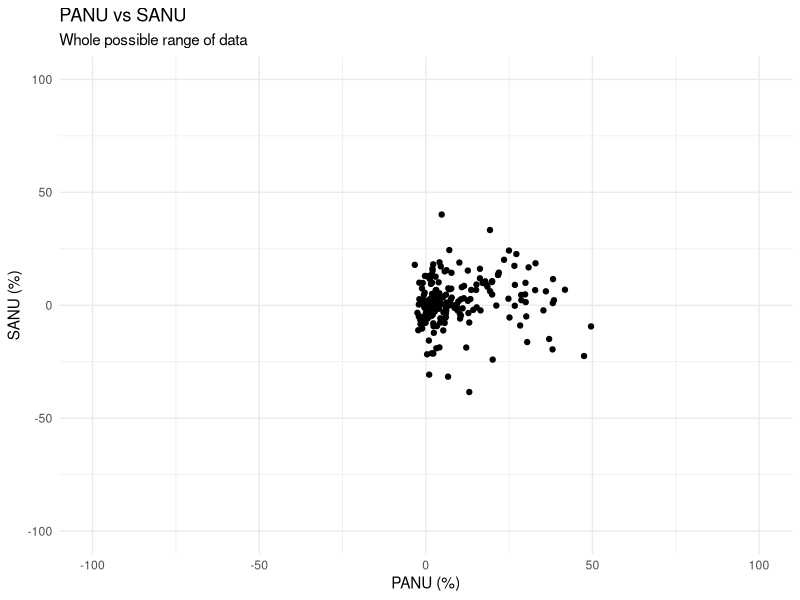
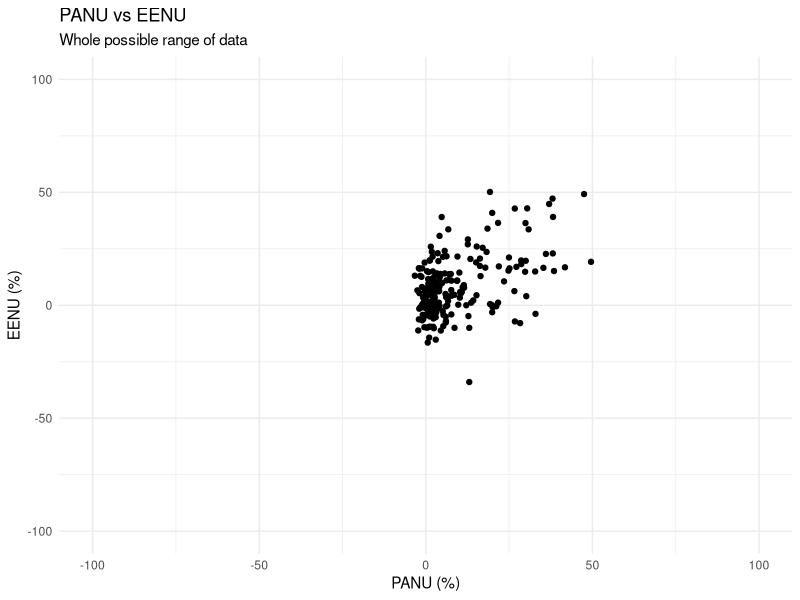
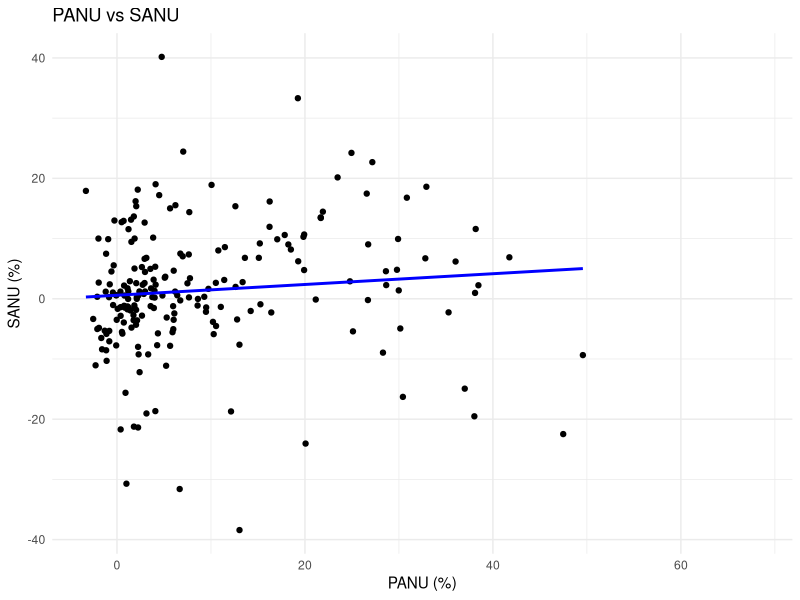
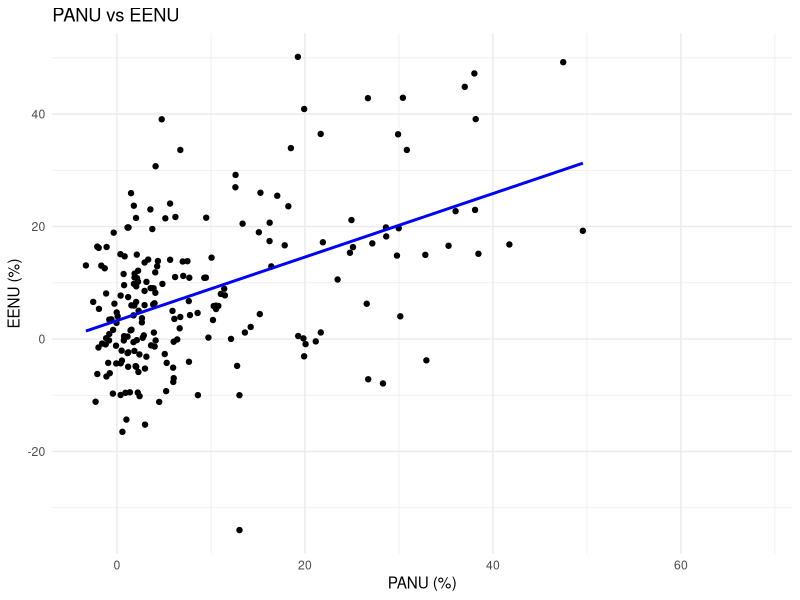
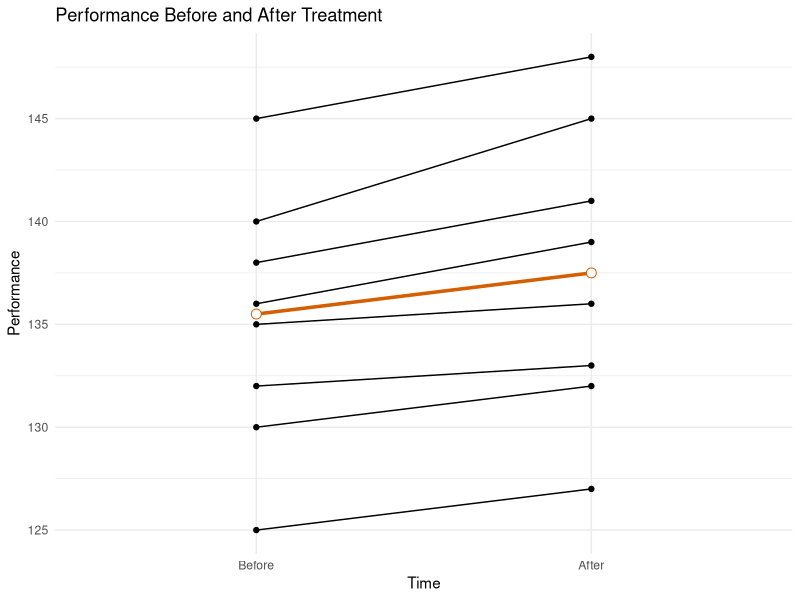
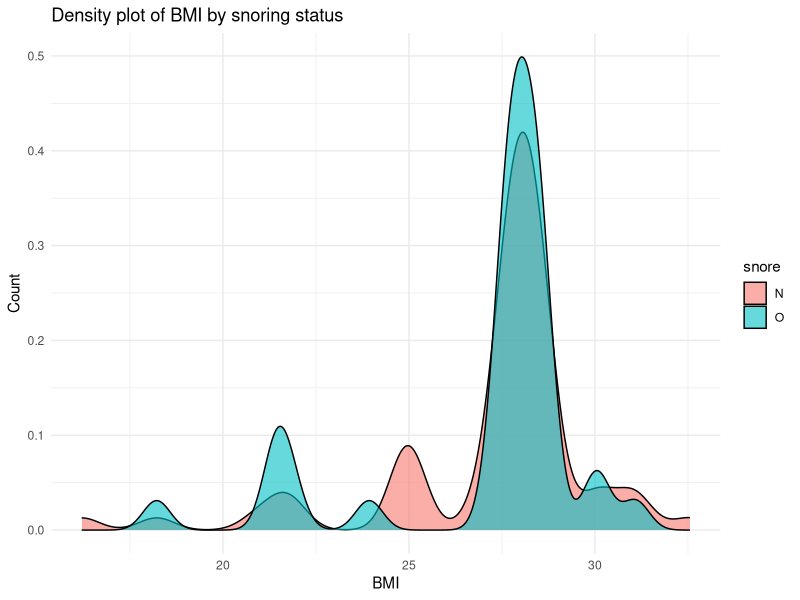

These figures' R source, in order:
## ---- chunk 1
nonuse <- read.csv("data/test_data/NonUse.csv", sep = ",", header=TRUE)
head(nonuse)
summary(nonuse)
## ---- chunk 2
cor.test(nonuse$PANU, nonuse$SANU, method = "spearman")
cor.test(nonuse$PANU, nonuse$EENU, method = "spearman")
## ---- chunk 3
library(ggplot2)
p1 <- ggplot(nonuse, aes(x = PANU, y = SANU)) +
  geom_point() +
  xlim(-100, 100) +
  ylim(-100, 100) +
  labs(title = "PANU vs SANU", subtitle = "Whole possible range of data", x = "PANU (%)", y = "SANU (%)") +
  theme_minimal()

p2 <- ggplot(nonuse, aes(x = PANU, y = EENU)) +
  geom_point() +
  xlim(-100, 100) +
  ylim(-100, 100) +
  labs(title = "PANU vs EENU", subtitle = "Whole possible range of data", x = "PANU (%)", y = "EENU (%)") +
  theme_minimal()

show(p1)
show(p2)
## ---- chunk 4
library(ggplot2)
p1 <- ggplot(nonuse, aes(x = PANU, y = SANU)) +
  geom_point() +
  geom_smooth(method = "lm", se = FALSE, color = "blue") +
  # xlim(-100, 100) +
  # ylim(-100, 100) +
  labs(title = "PANU vs SANU", x = "PANU (%)", y = "SANU (%)") +
  theme_minimal()

show(p1)
## ---- chunk 5
library(ggplot2)
p1 <- ggplot(nonuse, aes(x = PANU, y = EENU)) +
  geom_point() +
  geom_smooth(method = "lm", se = FALSE, color = "blue") +
  # xlim(-100, 100) +
  # ylim(-100, 100) +
  labs(title = "PANU vs EENU", x = "PANU (%)", y = "EENU (%)") +
  theme_minimal()

show(p1)
## ---- chunk 6
model_sanu <- lm(PANU ~ SANU, data = nonuse)
summary(model_sanu)
coefficients_sanu <- coefficients(model_sanu)
a_sanu <- coefficients_sanu["SANU"]
b_sanu <- coefficients_sanu["(Intercept)"]
cat("Regression equation for PANU as a function of SANU: PANU =", a_sanu, "* SANU +", b_sanu, "\n")
model_eenu <- lm(PANU ~ EENU, data = nonuse)
summary(model_eenu)
coefficients_eenu <- coefficients(model_eenu)
a_eenu <- coefficients_eenu["EENU"]
b_eenu <- coefficients_eenu["(Intercept)"]
cat("Regression equation for PANU as a function of EENU: PANU =", a_eenu, "* EENU +", b_eenu, "\n")
## ---- chunk 7
data <- read.table("data/test_data/PrePost.csv", sep = ",", header=TRUE)
summary(data)
## ---- chunk 8
data$time <- as.factor(data$time)
summary(data)
## ---- chunk 9
# Create vectors for before and after treatment
perf_pre <- data$perf[data$time == "Before"]
perf_post <- data$perf[data$time == "After"]
# Perform the Wilcoxon signed-rank test
wilcox.test(perf_pre, perf_post, paired = TRUE, alternative = "two.sided")
## ---- chunk 10
median_pre <- median(perf_pre)
median_post <- median(perf_post)
cat("Median before treatment:", median_pre, "\n")
cat("Median after treatment:", median_post, "\n")
if (median_post > median_pre) {
  cat("The treatment has led to an increase in 'perf'.\n")
} else if (median_post < median_pre) {
  cat("The treatment has led to a decrease in 'perf'.\n")
} else {
  cat("There is no change in 'perf' after treatment.\n")
}   
## ---- chunk 11
library(ggplot2)

# Create an ID for each subject
ID <- rep(1:(nrow(data)/2)) 
data <- cbind(data, ID)


p <- ggplot(data, aes(x = time, y = perf, group = ID)) +
  geom_point() +
  geom_line() +
  scale_x_discrete(limits = c("Before", "After")) +
  labs(title = "Performance Before and After Treatment",
       x = "Time", y = "Performance") +
  theme_minimal()

p +
stat_summary(aes(group = 1), fun = median, geom = "line",
  linewidth = 1.2, colour = "#D55E00") +
stat_summary(aes(group = 1), fun = median, geom = "point",
  size = 3, shape = 21, fill = "white", colour = "#D55E00")

## ---- chunk 12
snore <- read.table("data/test_data/snore.txt", sep = "\t", header=TRUE)

# Factor variables
snore$sex <- as.factor(snore$sex)
snore$snore <- as.factor(snore$snore)
snore$tabac <- as.factor(snore$tabac)

summary(snore)
## ---- chunk 13
snore$bmi <- snore$weight/(snore$height/100)^2  # Height is in cm
summary(snore$bmi)
## ---- chunk 14
library(ggplot2)

ggplot(snore, aes(x = bmi, fill = snore)) +
  geom_density(alpha = 0.6, adjust = 1.5, na.rm = TRUE) +
  labs(title = "Density plot of BMI by snoring status",
       x = "BMI", y = "Count") +
  theme_minimal()
## ---- chunk 15
shapiro.test(snore$bmi[snore$snore == "N"])
shapiro.test(snore$bmi[snore$snore == "O"])
## ---- chunk 16
var.test(bmi ~ snore, data = snore)
## ---- chunk 17
wilcox.test(bmi ~ snore, data = snore, exact = FALSE)
